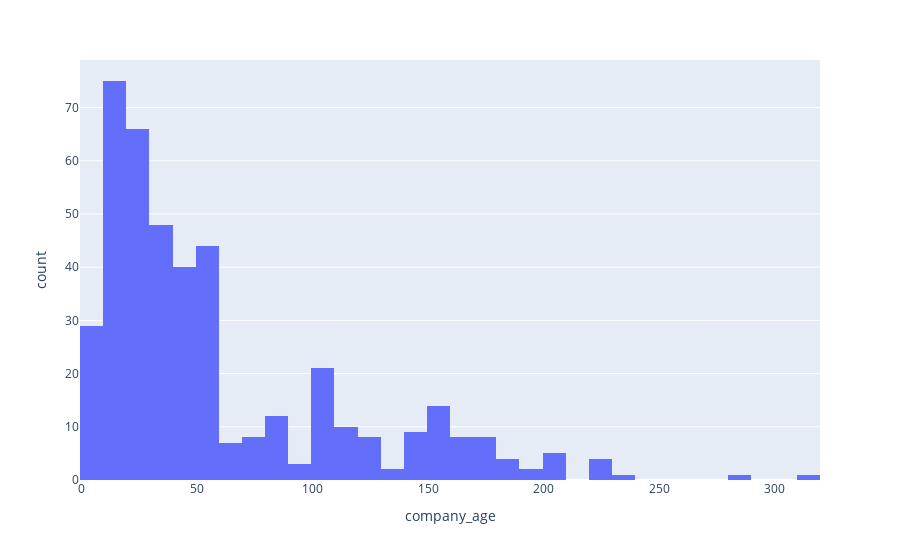

Here is the notebook cell this chart was saved with:
### Markdown cell above
Average salary follows a normal distribution

### Code cell
px.histogram(df, x="company_age")

### Figure 1 — Plotly figure (JSON) as saved in the notebook; plotly's stock layout.template omitted (floating-point values rounded to 4 significant figures; data arrays with more than 128 entries replaced by an {"elided": "..."} marker saying what was removed)
{"data": [{"alignmentgroup": "True", "bingroup": "x", "hovertemplate": "company_age=%{x}<br>count=%{y}<extra></extra>", "legendgroup": "", "marker": {"color": "#636efa"}, "name": "", "offsetgroup": "", "orientation": "v", "showlegend": false, "type": "histogram", "x": {"elided": "516 int values"}, "xaxis": "x", "yaxis": "y"}], "layout": {"barmode": "relative", "legend": {"tracegroupgap": 0}, "margin": {"t": 60}, "xaxis": {"anchor": "y", "domain": [0, 1], "title": {"text": "company_age"}}, "yaxis": {"anchor": "x", "domain": [0, 1], "title": {"text": "count"}}}}
